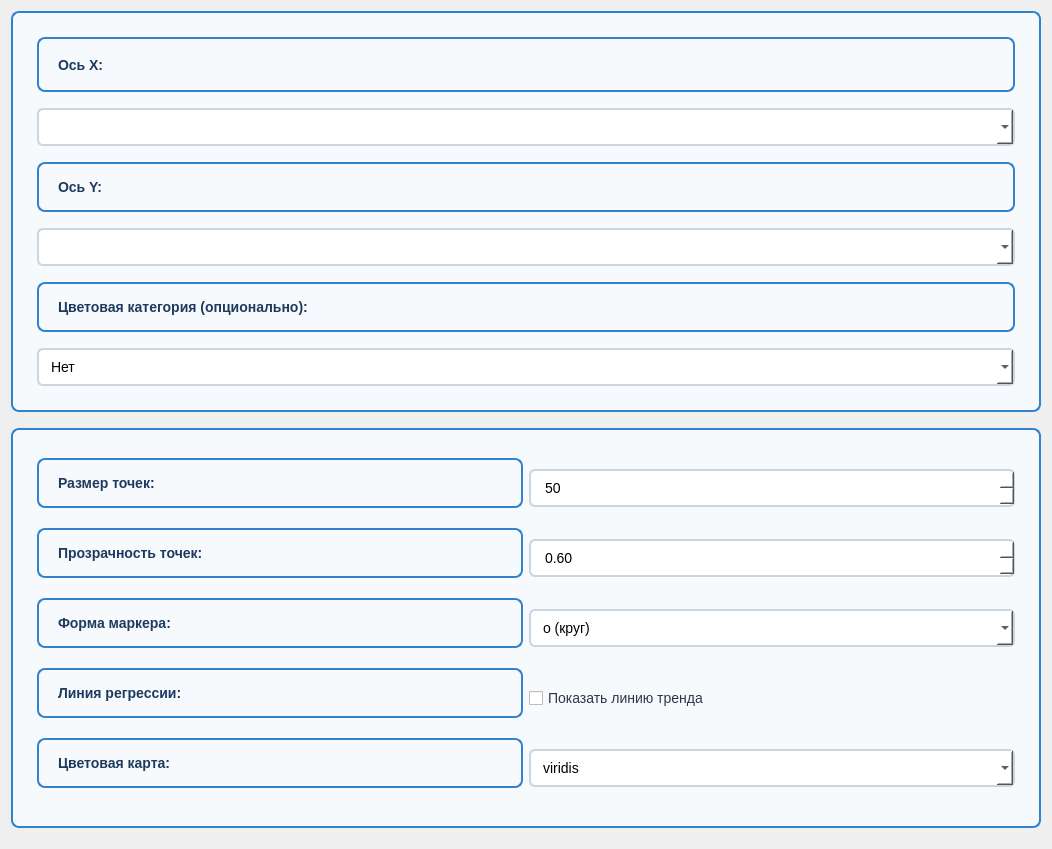
              <widget class="QWidget" name="scrollAreaWidgetContents_scatter">
               <property name="geometry">
                <rect>
                 <x>0</x>
                 <y>0</y>
                 <width>1052</width>
                 <height>849</height>
                </rect>
               </property>
               <layout class="QVBoxLayout" name="verticalLayout_scatter_scroll">
                <item>
                 <widget class="QFrame" name="scatter_data_frame">
                  <property name="styleSheet">
                   <string notr="true">QFrame {
    background-color: #f7fafc;
    border: 2px solid #3182ce;
    border-radius: 8px;
    padding: 15px;
    margin-bottom: 10px;
}</string>
                  </property>
                  <layout class="QVBoxLayout" name="verticalLayout_scatter_data">
                   <item>
                    <widget class="QLabel" name="label_scatter_x">
                     <property name="styleSheet">
                      <string notr="true">color: #1e3a5f;
font-size: 14px;
font-weight: bold;</string>
                     </property>
                     <property name="text">
                      <string>Ось X:</string>
                     </property>
                    </widget>
                   </item>
                   <item>
                    <widget class="QComboBox" name="scatter_x_combo">
                     <property name="styleSheet">
                      <string notr="true">QComboBox {
    background-color: white;
    border: 2px solid #cbd5e0;
    border-radius: 6px;
    padding: 8px 12px;
    font-size: 14px;
}</string>
                     </property>
                    </widget>
                   </item>
                   <item>
                    <widget class="QLabel" name="label_scatter_y">
                     <property name="styleSheet">
                      <string notr="true">color: #1e3a5f;
font-size: 14px;
font-weight: bold;
margin-top: 10px;</string>
                     </property>
                     <property name="text">
                      <string>Ось Y:</string>
                     </property>
                    </widget>
                   </item>
                   <item>
                    <widget class="QComboBox" name="scatter_y_combo">
                     <property name="styleSheet">
                      <string notr="true">QComboBox {
    background-color: white;
    border: 2px solid #cbd5e0;
    border-radius: 6px;
    padding: 8px 12px;
    font-size: 14px;
}</string>
                     </property>
                    </widget>
                   </item>
                   <item>
                    <widget class="QLabel" name="label_scatter_color">
                     <property name="styleSheet">
                      <string notr="true">color: #1e3a5f;
font-size: 14px;
font-weight: bold;
margin-top: 10px;</string>
                     </property>
                     <property name="text">
                      <string>Цветовая категория (опционально):</string>
                     </property>
                    </widget>
                   </item>
                   <item>
                    <widget class="QComboBox" name="scatter_color_combo">
                     <property name="styleSheet">
                      <string notr="true">QComboBox {
    background-color: white;
    border: 2px solid #cbd5e0;
    border-radius: 6px;
    padding: 8px 12px;
    font-size: 14px;
}</string>
                     </property>
                     <item>
                      <property name="text">
                       <string>Нет</string>
                      </property>
                     </item>
                    </widget>
                   </item>
                  </layout>
                 </widget>
                </item>
                <item>
                 <widget class="QFrame" name="scatter_style_frame">
                  <property name="styleSheet">
                   <string notr="true">QFrame {
    background-color: #f7fafc;
    border: 2px solid #3182ce;
    border-radius: 8px;
    padding: 15px;
    margin-bottom: 10px;
}</string>
                  </property>
                  <layout class="QGridLayout" name="gridLayout_scatter_style">
                   <item row="0" column="0">
                    <widget class="QLabel" name="label_point_size">
                     <property name="styleSheet">
                      <string notr="true">color: #1e3a5f;
font-size: 14px;
font-weight: bold;</string>
                     </property>
                     <property name="text">
                      <string>Размер точек:</string>
                     </property>
                    </widget>
                   </item>
                   <item row="0" column="1">
                    <widget class="QSpinBox" name="point_size_spin">
                     <property name="styleSheet">
                      <string notr="true">QSpinBox {
    background-color: white;
    border: 2px solid #cbd5e0;
    border-radius: 6px;
    padding: 8px 12px;
    font-size: 14px;
    min-width: 100px;
}</string>
                     </property>
                     <property name="minimum">
                      <number>10</number>
                     </property>
                     <property name="maximum">
                      <number>200</number>
                     </property>
                     <property name="value">
                      <number>50</number>
                     </property>
                    </widget>
                   </item>
                   <item row="1" column="0">
                    <widget class="QLabel" name="label_point_alpha">
                     <property name="styleSheet">
                      <string notr="true">color: #1e3a5f;
font-size: 14px;
font-weight: bold;</string>
                     </property>
                     <property name="text">
                      <string>Прозрачность точек:</string>
                     </property>
                    </widget>
                   </item>
                   <item row="1" column="1">
                    <widget class="QDoubleSpinBox" name="point_alpha_spin">
                     <property name="styleSheet">
                      <string notr="true">QDoubleSpinBox {
    background-color: white;
    border: 2px solid #cbd5e0;
    border-radius: 6px;
    padding: 8px 12px;
    font-size: 14px;
    min-width: 100px;
}</string>
                     </property>
                     <property name="minimum">
                      <double>0.000000000000000</double>
                     </property>
                     <property name="maximum">
                      <double>1.000000000000000</double>
                     </property>
                     <property name="singleStep">
                      <double>0.100000000000000</double>
                     </property>
                     <property name="value">
                      <double>0.600000000000000</double>
                     </property>
                    </widget>
                   </item>
                   <item row="2" column="0">
                    <widget class="QLabel" name="label_marker">
                     <property name="styleSheet">
                      <string notr="true">color: #1e3a5f;
font-size: 14px;
font-weight: bold;</string>
                     </property>
                     <property name="text">
                      <string>Форма маркера:</string>
                     </property>
                    </widget>
                   </item>
                   <item row="2" column="1">
                    <widget class="QComboBox" name="scatter_marker_combo">
                     <property name="styleSheet">
                      <string notr="true">QComboBox {
    background-color: white;
    border: 2px solid #cbd5e0;
    border-radius: 6px;
    padding: 8px 12px;
    font-size: 14px;
    min-width: 150px;
}</string>
                     </property>
                     <item>
                      <property name="text">
                       <string>o (круг)</string>
                      </property>
                     </item>
                     <item>
                      <property name="text">
                       <string>s (квадрат)</string>
                      </property>
                     </item>
                     <item>
                      <property name="text">
                       <string>^ (треугольник вверх)</string>
                      </property>
                     </item>
                     <item>
                      <property name="text">
                       <string>v (треугольник вниз)</string>
                      </property>
                     </item>
                     <item>
                      <property name="text">
                       <string>&lt; (треугольник влево)</string>
                      </property>
                     </item>
                     <item>
                      <property name="text">
                       <string>&gt; (треугольник вправо)</string>
                      </property>
                     </item>
                     <item>
                      <property name="text">
                       <string>8 (восьмиугольник)</string>
                      </property>
                     </item>
                    </widget>
                   </item>
                   <item row="3" column="0">
                    <widget class="QLabel" name="label_regression">
                     <property name="styleSheet">
                      <string notr="true">color: #1e3a5f;
font-size: 14px;
font-weight: bold;</string>
                     </property>
                     <property name="text">
                      <string>Линия регрессии:</string>
                     </property>
                    </widget>
                   </item>
                   <item row="3" column="1">
                    <widget class="QCheckBox" name="regression_checkbox">
                     <property name="styleSheet">
                      <string notr="true">QCheckBox {
    font-size: 14px;
    color: #2d3748;
}</string>
                     </property>
                     <property name="text">
                      <string>Показать линию тренда</string>
                     </property>
                     <property name="checked">
                      <bool>false</bool>
                     </property>
                    </widget>
                   </item>
                   <item row="4" column="0">
                    <widget class="QLabel" name="label_colormap">
                     <property name="styleSheet">
                      <string notr="true">color: #1e3a5f;
font-size: 14px;
font-weight: bold;</string>
                     </property>
                     <property name="text">
                      <string>Цветовая карта:</string>
                     </property>
                    </widget>
                   </item>
                   <item row="4" column="1">
                    <widget class="QComboBox" name="scatter_colormap_combo">
                     <property name="styleSheet">
                      <string notr="true">QComboBox {
    background-color: white;
    border: 2px solid #cbd5e0;
    border-radius: 6px;
    padding: 8px 12px;
    font-size: 14px;
    min-width: 150px;
}</string>
                     </property>
                     <item>
                      <property name="text">
                       <string>viridis</string>
                      </property>
                     </item>
                     <item>
                      <property name="text">
                       <string>plasma</string>
                      </property>
                     </item>
                     <item>
                      <property name="text">
                       <string>coolwarm</string>
                      </property>
                     </item>
                     <item>
                      <property name="text">
                       <string>RdYlBu</string>
                      </property>
                     </item>
                     <item>
                      <property name="text">
                       <string>Set1</string>
                      </property>
                     </item>
                    </widget>
                   </item>
                  </layout>
                 </widget>
                </item>
               </layout>
              </widget>
